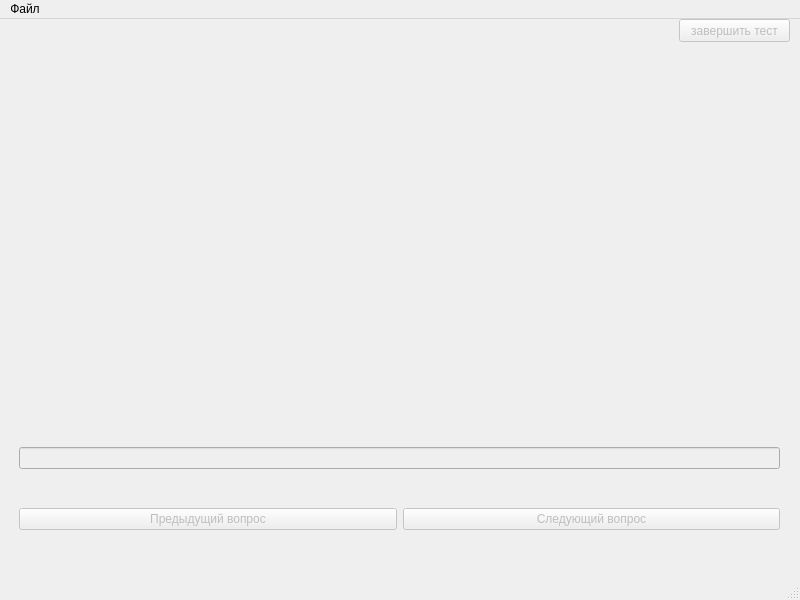
<?xml version="1.0" encoding="UTF-8"?>
<ui version="4.0">
 <class>MainWindow</class>
 <widget class="QMainWindow" name="MainWindow">
  <property name="geometry">
   <rect>
    <x>0</x>
    <y>0</y>
    <width>800</width>
    <height>600</height>
   </rect>
  </property>
  <property name="windowTitle">
   <string>Тестирование</string>
  </property>
  <widget class="QWidget" name="centralwidget">
   <widget class="QWidget" name="horizontalLayoutWidget">
    <property name="geometry">
     <rect>
      <x>19</x>
      <y>460</y>
      <width>761</width>
      <height>80</height>
     </rect>
    </property>
    <layout class="QHBoxLayout" name="horizontalLayout">
     <item>
      <widget class="QPushButton" name="previous_question">
       <property name="enabled">
        <bool>false</bool>
       </property>
       <property name="text">
        <string>Предыдущий вопрос</string>
       </property>
      </widget>
     </item>
     <item>
      <widget class="QPushButton" name="next_question">
       <property name="enabled">
        <bool>false</bool>
       </property>
       <property name="text">
        <string>Следующий вопрос</string>
       </property>
      </widget>
     </item>
    </layout>
   </widget>
   <widget class="QWidget" name="verticalLayoutWidget">
    <property name="geometry">
     <rect>
      <x>19</x>
      <y>9</y>
      <width>761</width>
      <height>441</height>
     </rect>
    </property>
    <layout class="QVBoxLayout" name="verticalLayout">
     <item>
      <widget class="QLabel" name="question_label">
       <property name="enabled">
        <bool>false</bool>
       </property>
       <property name="text">
        <string/>
       </property>
      </widget>
     </item>
     <item>
      <widget class="QLineEdit" name="answer_line_edit">
       <property name="enabled">
        <bool>false</bool>
       </property>
      </widget>
     </item>
    </layout>
   </widget>
   <widget class="QPushButton" name="pushButton">
    <property name="enabled">
     <bool>false</bool>
    </property>
    <property name="geometry">
     <rect>
      <x>679</x>
      <y>0</y>
      <width>111</width>
      <height>23</height>
     </rect>
    </property>
    <property name="text">
     <string>завершить тест</string>
    </property>
   </widget>
  </widget>
  <widget class="QMenuBar" name="menubar">
   <property name="geometry">
    <rect>
     <x>0</x>
     <y>0</y>
     <width>800</width>
     <height>20</height>
    </rect>
   </property>
   <widget class="QMenu" name="menuFile">
    <property name="title">
     <string>Файл</string>
    </property>
    <addaction name="open_test_action"/>
   </widget>
   <addaction name="menuFile"/>
  </widget>
  <widget class="QStatusBar" name="statusbar"/>
  <action name="open_test_action">
   <property name="text">
    <string>Открыть тест</string>
   </property>
   <property name="shortcut">
    <string>Ctrl+O</string>
   </property>
  </action>
 </widget>
 <resources/>
 <connections/>
</ui>
